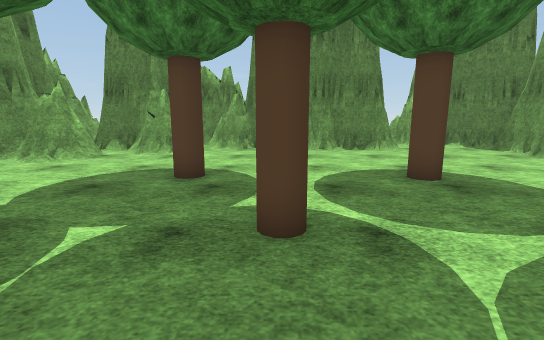
View 1 (above)

24 first-person views from a walk through a 3-D level made in the Unity game engine. The camera is 1.4 m above the floor, tilts 10° down and sees 85° across. The floor is counted in squares, 1 m on a side. Each view is taken from the middle of a square. On the plan, view 1 faces up. The plan holds only what a view shows up to about 14 squares ahead; the rest is blank. The place goes on beyond the plan. Some trees and plants on the terrain are drawn as simple stand-ins. The player is left out. Surface patterns are stand-ins for the level's own textures.

View 2
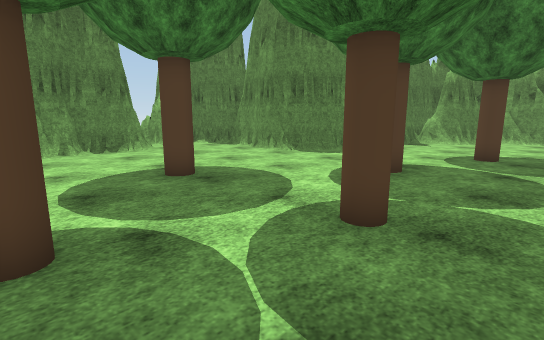

View 3
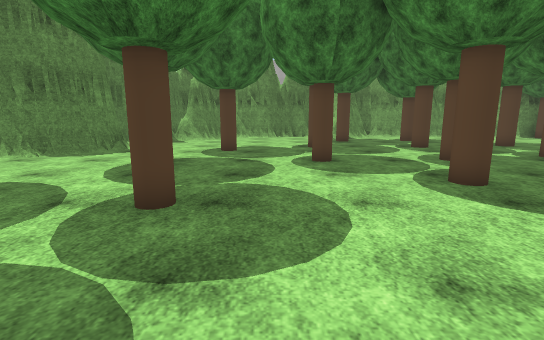

View 4
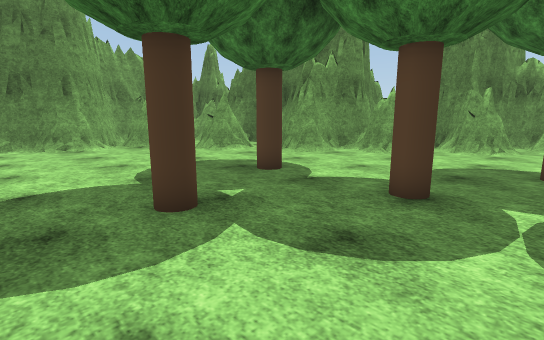

View 5
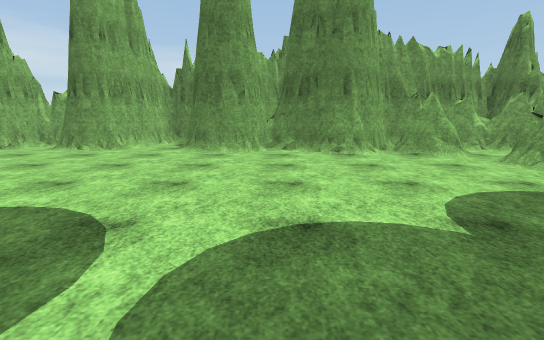

View 6
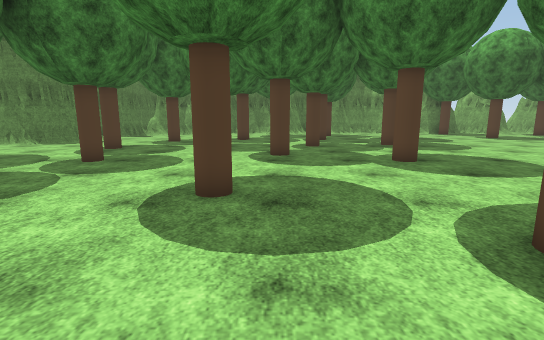

View 7
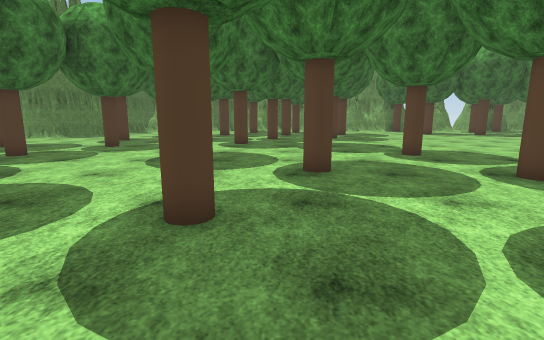

View 8
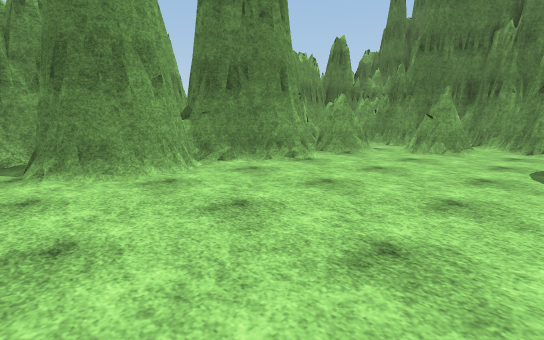

View 9
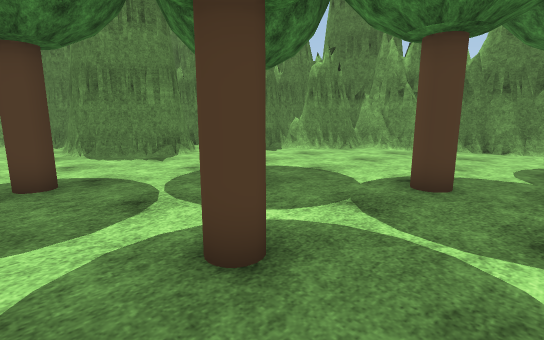

View 10
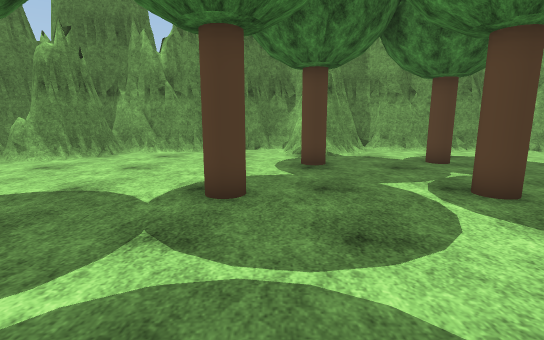

View 11
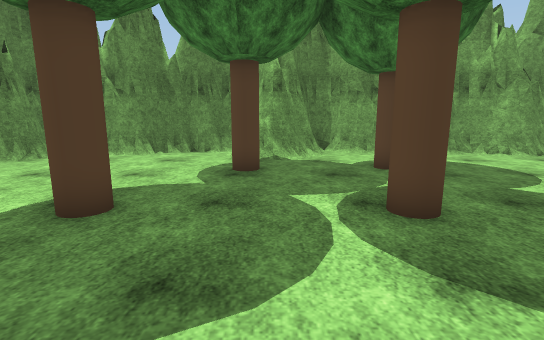

View 12
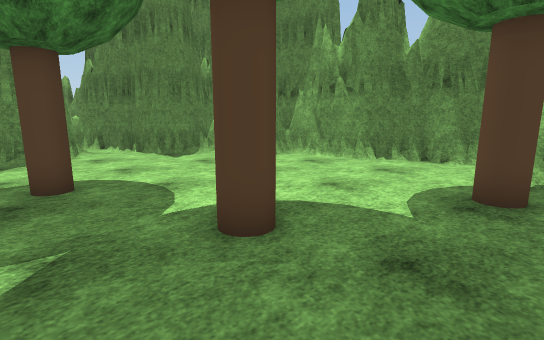

View 13
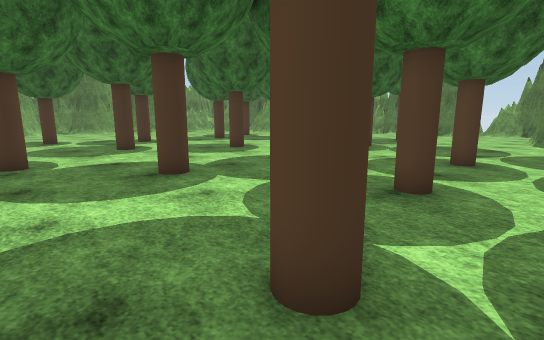

View 14
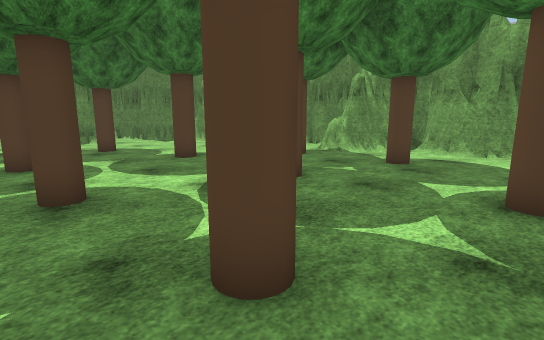

View 15
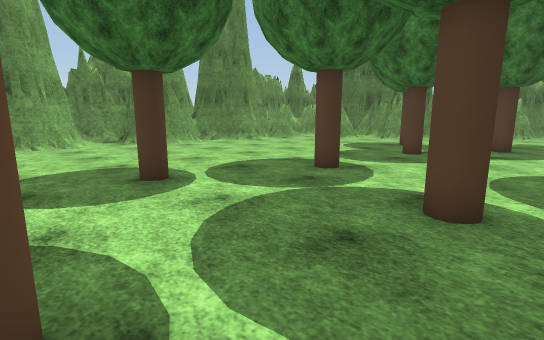

View 16
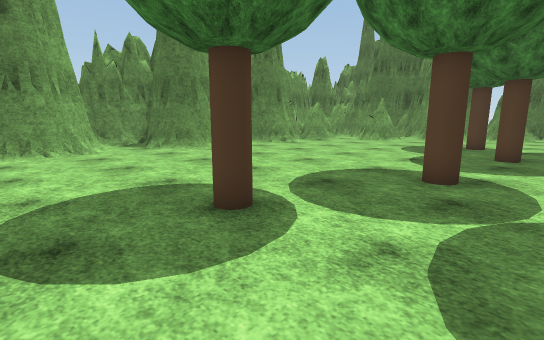

View 17
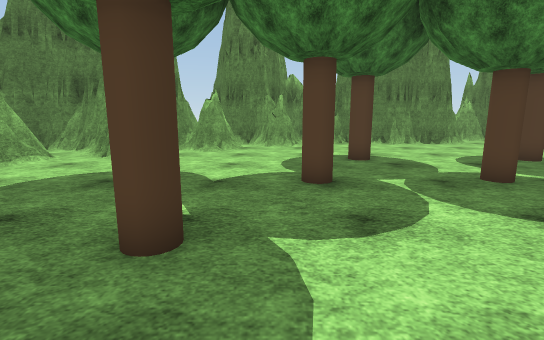

View 18
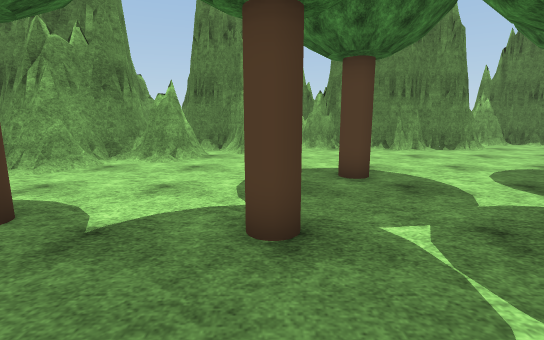

View 19
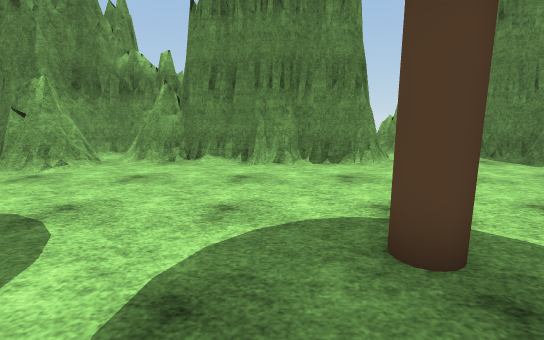

View 20
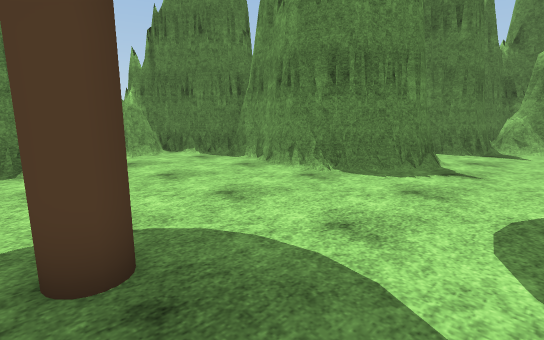

View 21
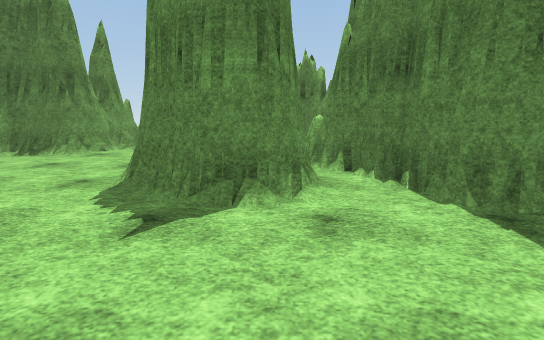

View 22
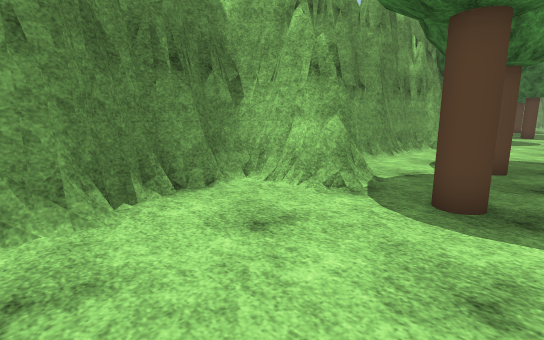

View 23
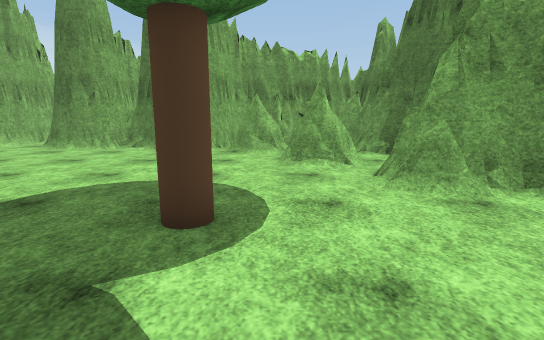

View 24
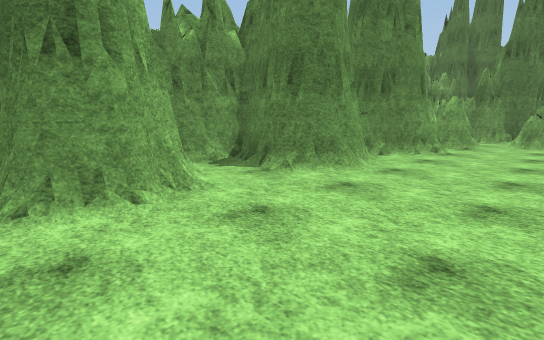

### Floor plan
Key: @ floor where view 1 was taken; # wall or solid block; . floor; = window, fence, low wall or low ledge; T tree; O other object.
Columns run from 19 left of view 1 to 22 right of it. Each row starts with its distance up from view 1.
 14               #=##########...#
 13             ####.....O..=....#
 12             #.##.............#
 11            ##................#
 10    ##########................#   ###
  9    #...###...................#   #.#
  8    #.=..##...................#####.#
  7    ####..........T....TT......###..###
  6    #=##.............................##
  5   #=.................................##
  4  ##=.......T...T...T.......T.........####
  3  #=............T...T.......T...........##
  2  ##....................T.......T.......=#
  1  ##....................................=#
  0  ##.........TT.....@....................#
 -1 ##..........................T...........##
 -2 #=..........................T...TT......##
 -3 ##................TT.....................#
 -4 ##......................TT..........T.=###
 -5 ##..........T...........T...........T.=##
 -6 #...........................T..........###
 -7 ................T...............TT......=#
 -8 .......................T............TT..##
 -9 #.........T............T................##
-10 ##..........................TT..........#
-11 ##.................TT...................#
-12 #..............T...T.............T .....#

Positions as (right, up) in squares from view 1, and headings:
1: (0, 0), facing up
2: (0, 0), facing up-right
3: (-1, 0), facing right
4: (-2, -2), facing up-left
5: (-5, -2), facing left
6: (-6, -4), facing right
7: (-11, -6), facing right
8: (-10, -7), facing up-left
9: (7, -4), facing up-right
10: (8, -3), facing right
11: (9, -5), facing right
12: (11, -5), facing up-right
13: (11, -12), facing up-left
14: (8, -12), facing up-right
15: (-2, -12), facing up-left
16: (-5, -12), facing up-left
17: (-5, -3), facing up
18: (-4, 0), facing up
19: (2, 4), facing up
20: (3, 4), facing up-right
21: (13, 2), facing up
22: (16, 1), facing down-right
23: (-4, 5), facing left
24: (-13, -12), facing up-left
